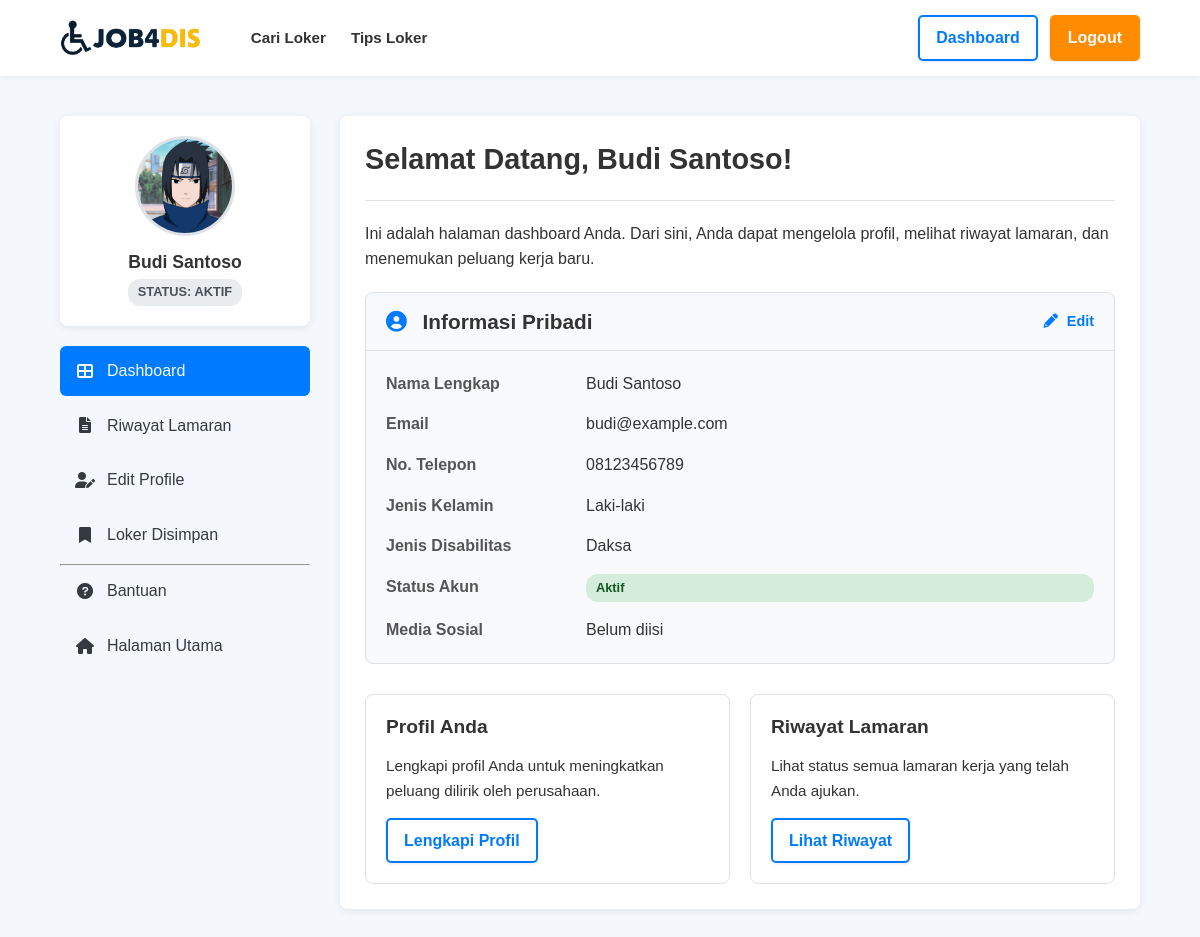
The app's page /dashboard.php (signed in) with its own data.
### tables this page shows
CREATE TABLE IF NOT EXISTS `users` (
    `id` INT AUTO_INCREMENT PRIMARY KEY,
    `nama_lengkap` VARCHAR(255) NOT NULL,
    `jenis_kelamin` VARCHAR(20) NULL,
    `username` VARCHAR(100) NOT NULL UNIQUE,
    `email` VARCHAR(150) NOT NULL UNIQUE,
    `password_hash` VARCHAR(255) NOT NULL,
    `jenis_disabilitas` VARCHAR(100) NULL,
    `role` ENUM('seeker', 'company', 'admin') NOT NULL DEFAULT 'seeker',
    `phone_number` VARCHAR(50) NULL,
    `status` VARCHAR(50) DEFAULT 'aktif',
    `profile_picture_path` VARCHAR(255) NULL,
    `instagram_url` VARCHAR(255) NULL,
    `twitter_url` VARCHAR(255) NULL,
    `facebook_url` VARCHAR(255) NULL,
    `created_at` TIMESTAMP DEFAULT CURRENT_TIMESTAMP
);

### dashboard.php (the view, shortened to what this page needs)
<?php
require_once 'config/db.php';
$user_id = $_SESSION['user_id'];
$user_data = null;
$sql = "SELECT * FROM users WHERE id = ?";
$stmt = $conn->prepare($sql);
if ($stmt) {
    $stmt->bind_param("i", $user_id);
    $stmt->execute();
    $result = $stmt->get_result();
    if ($result->num_rows > 0) {
        $user_data = $result->fetch_assoc();
    }
}
$nama_pengguna = htmlspecialchars($user_data['nama_lengkap'] ?? $user_data['username']);
?>
<!DOCTYPE html>
<html lang="id">
<head>
    <link rel="stylesheet" href="css/style.css">
    <link rel="stylesheet" href="css/dashboard_style.css">
    <link rel="stylesheet" href="https://cdnjs.cloudflare.com/ajax/libs/font-awesome/6.0.0-beta3/css/all.min.css">
</head>
<body>
    <header class="dashboard-page-header">
        <div class="container header-content">
            <div class="logo">
                <a href="home_user.php"><img src="images/logo.png" alt="JOB4DIS Logo"></a>
            </div>
            <nav class="main-nav" id="mainNav">
                <ul>
                    <li><a href="all_jobs.php">Cari Loker</a></li>
                    <li><a href="#tips-loker">Tips Loker</a></li>
                </ul>
            </nav>
            <div class="header-actions">
                <a href="dashboard.php" class="btn btn-primary-outline">Dashboard</a>
                <a href="logout.php" class="btn btn-secondary">Logout</a>
            </div>
        </div>
    </header>
    <main class="dashboard-layout">
        <div class="container">
            <?php include 'dashboard_sidebar.php'; ?>
            <div class="dashboard-content">
                <h2>Selamat Datang, <?php echo $nama_pengguna; ?>!</h2>
                <hr>
                <p>Ini adalah halaman dashboard Anda. Dari sini, Anda dapat mengelola profil, melihat riwayat lamaran, dan menemukan peluang kerja baru.</p>
                <div class="info-card">
                    <div class="info-card-header">
                        <h3><i class="fas fa-user-circle"></i> Informasi Pribadi</h3>
                        <a href="edit_profile.php" class="btn-edit-profile">
                            <i class="fas fa-pencil-alt"></i> Edit
                        </a>
                    </div>
                    <div class="info-card-body">
                        <dl class="info-list">
                            <dt>Nama Lengkap</dt>
                            <dd><?php echo htmlspecialchars($user_data['nama_lengkap'] ?? '-'); ?></dd>
                            <dt>Email</dt>
                            <dd><?php echo htmlspecialchars($user_data['email'] ?? '-'); ?></dd>
                            <dt>No. Telepon</dt>
                            <dd><?php echo htmlspecialchars($user_data['phone_number'] ?? 'Belum diisi'); ?></dd>
                            <dt>Jenis Kelamin</dt>
                            <dd><?php echo htmlspecialchars($user_data['jenis_kelamin'] ?? 'Belum diisi'); ?></dd>
                            <dt>Jenis Disabilitas</dt>
                            <dd><?php echo htmlspecialchars($user_data['jenis_disabilitas'] ?? 'Belum diisi'); ?></dd>
                            <dt>Status Akun</dt>
                            <dd class="status-badge status-<?php echo strtolower($user_data['status']); ?>"><?php echo ucfirst(htmlspecialchars($user_data['status'])); ?></dd>
                            <dt>Media Sosial</dt>
                            <dd>
                                <div class="social-links">
                                    <?php if (empty($user_data['instagram_url']) && empty($user_data['twitter_url']) && empty($user_data['facebook_url'])): ?>
                                        <span>Belum diisi</span>
                                    <?php endif; ?>
                                </div>
                            </dd>
                        </dl>
                    </div>
                </div>
                <div class="dashboard-widgets">
                    <div class="widget">
                        <h3>Profil Anda</h3>
                        <p>Lengkapi profil Anda untuk meningkatkan peluang dilirik oleh perusahaan.</p>
                        <a href="edit_profile.php" class="btn btn-primary-outline">Lengkapi Profil</a>
                    </div>
                    <div class="widget">
                        <h3>Riwayat Lamaran</h3>
                        <p>Lihat status semua lamaran kerja yang telah Anda ajukan.</p>
                        <a href="application_history.php" class="btn btn-primary-outline">Lihat Riwayat</a>
                    </div>
                </div>
            </div>
        </div>
    </main>
</body>
</html>

### css/style.css (style rules this page uses)
:root { --primary-color: #007bff; --secondary-color: #ff8c00; --text-color: #333333; --text-light: #f8f9fa; --background-light: #f4f7fc; --background-white: #ffffff; --border-color: #dee2e6; --success-color: #28a745; --error-color: #dc3545; --font-main: 'Arial', 'Helvetica Neue', Helvetica, sans-serif; --font-heading: 'Georgia', 'Times New Roman', Times, serif; }
* { box-sizing: border-box; margin: 0; padding: 0; }
body { font-family: var(--font-main); color: var(--text-color); background-color: var(--background-light); line-height: 1.6; font-size: 16px; }
.container { width: 90%; max-width: 1200px; margin: 0 auto; }
a { text-decoration: none; color: var(--primary-color); transition: color 0.2s ease-in-out; }
img { max-width: 100%; height: auto; display: block; }
h1, h2, h3, h4, h5, h6 { margin-bottom: 0.75em; line-height: 1.3; }
h2 { font-size: 2em; }
h3 { font-size: 1.75em; }
.btn { display: inline-block; padding: 10px 18px; border-radius: 5px; text-decoration: none; font-weight: bold; font-size: 1em; cursor: pointer; border: none; transition: background-color 0.2s ease, transform 0.1s ease, box-shadow 0.2s ease; text-align: center; box-shadow: 0 1px 3px rgba(0,0,0,0.1); }
.btn-secondary { background-color: var(--secondary-color); color: var(--text-light); }
header { background-color: var(--background-white); padding: 15px 0; box-shadow: 0 2px 4px rgba(0,0,0,0.05); position: sticky; top: 0; z-index: 1000; }
.header-content { display: flex; justify-content: flex-start; align-items: center; }
.logo img { height: 40px; width: auto; vertical-align: middle; }
.main-nav { margin-left: 30px; }
.main-nav ul { list-style: none; display: flex; gap: 5px; }
.main-nav ul li { margin-left: 20px; }
.main-nav ul li a { color: var(--text-color); font-weight: bold; font-size: 0.95em; padding: 5px 0; position: relative; transition: color 0.3s ease; }
.main-nav ul li a::after { content: ''; position: absolute; width: 0; height: 3px; bottom: -5px; left: 0; background-color: var(--primary-color); border-radius: 2px; transition: width 0.3s ease-in-out; }
.header-actions { display: flex; align-items: center; gap: 12px; margin-left: auto; }

### records on screen
users: nama_lengkap "Budi Santoso", email "budi@example.com", phone_number "08123456789", jenis_kelamin "Laki-laki", jenis_disabilitas "Daksa", status "Aktif"

### other values on screen
$_SESSION['nama_lengkap'] "Budi Santoso"
$_SESSION['user_status'] "AKTIF"
